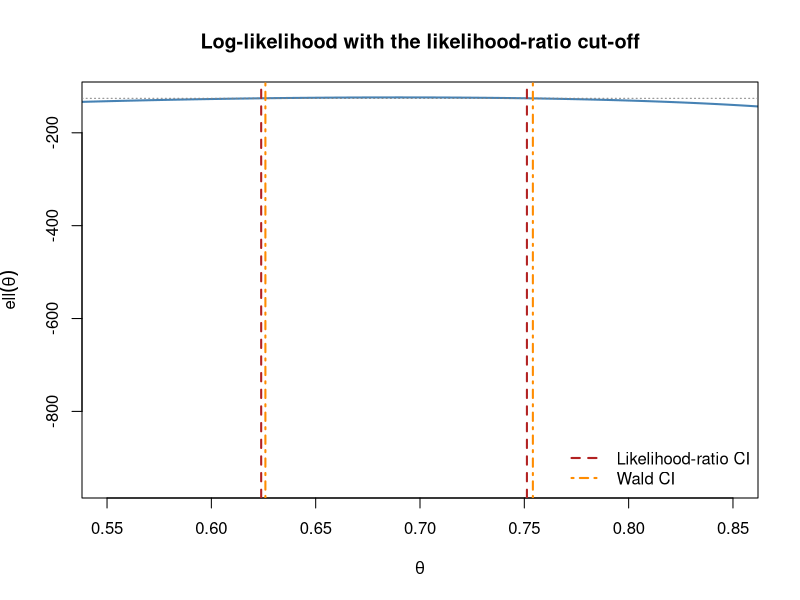

Generate this figure with R:
## ---- chunk 1
#| warning: false
#| message: false

set.seed(1)

# Simulate coin flips with a true (but "unknown") bias
trueTheta <- 0.7
n <- 200
flips <- rbinom(n, size = 1, prob = trueTheta)
k <- sum(flips)

# Closed-form MLE, information, standard error
mle <- k / n
info <- n / (mle * (1 - mle))
se <- 1 / sqrt(info)

# Wald 95% confidence interval
waldCI <- mle + c(-1, 1) * 1.96 * se

list(mle = mle, se = se, waldCI = waldCI)
## ---- chunk 2
ll <- function(theta) k * log(theta) + (n - k) * log(1 - theta)

# All theta whose log-likelihood is within 3.84/2 of the maximum
grid <- seq(0.001, 0.999, length.out = 5000)
W <- 2 * (ll(mle) - ll(grid))
inInterval <- grid[W <= qchisq(0.95, df = 1)]
lrCI <- range(inInterval)

rbind(Wald = waldCI, LikelihoodRatio = lrCI)
## ---- chunk 3
#| fig-align: center

plot(grid, ll(grid), type = "l", lwd = 2, col = "steelblue",
     xlab = expression(theta), ylab = expression(ell(theta)),
     main = "Log-likelihood with the likelihood-ratio cut-off",
     xlim = c(0.55, 0.85))

# Horizontal line at ell(mle) - 3.84/2 defines the LR interval
cutoff <- ll(mle) - qchisq(0.95, 1) / 2
abline(h = cutoff, col = "grey50", lty = 3)
abline(v = lrCI,   col = "firebrick", lwd = 2, lty = 2)
abline(v = waldCI, col = "darkorange", lwd = 2, lty = 4)
legend("bottomright", bty = "n", lwd = 2, lty = c(2, 4),
       col = c("firebrick", "darkorange"),
       legend = c("Likelihood-ratio CI", "Wald CI"))
